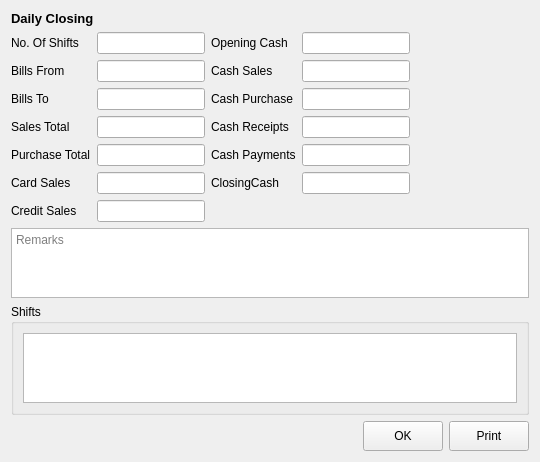
<?xml version="1.0" encoding="UTF-8"?>
<ui version="4.0">
 <class>ClosingEntry</class>
 <widget class="QWidget" name="ClosingEntry">
  <property name="geometry">
   <rect>
    <x>0</x>
    <y>0</y>
    <width>540</width>
    <height>429</height>
   </rect>
  </property>
  <property name="windowTitle">
   <string>Form</string>
  </property>
  <layout class="QVBoxLayout" name="verticalLayout">
   <item>
    <widget class="QLabel" name="label">
     <property name="font">
      <font>
       <pointsize>10</pointsize>
       <weight>75</weight>
       <bold>true</bold>
      </font>
     </property>
     <property name="text">
      <string>Daily Closing </string>
     </property>
    </widget>
   </item>
   <item>
    <layout class="QHBoxLayout" name="horizontalLayout_2">
     <item>
      <layout class="QFormLayout" name="formLayout">
       <item row="1" column="0">
        <widget class="QLabel" name="noOfShiftsLabel">
         <property name="text">
          <string>No. Of Shifts</string>
         </property>
        </widget>
       </item>
       <item row="1" column="1">
        <widget class="QLineEdit" name="noOfShiftsLineEdit"/>
       </item>
       <item row="2" column="0">
        <widget class="QLabel" name="billsFromLabel">
         <property name="text">
          <string>Bills From</string>
         </property>
        </widget>
       </item>
       <item row="2" column="1">
        <widget class="QLineEdit" name="billsFromLineEdit"/>
       </item>
       <item row="3" column="0">
        <widget class="QLabel" name="billsToLabel">
         <property name="text">
          <string>Bills To</string>
         </property>
        </widget>
       </item>
       <item row="3" column="1">
        <widget class="QLineEdit" name="billsToLineEdit"/>
       </item>
       <item row="4" column="0">
        <widget class="QLabel" name="salesTotalLabel">
         <property name="text">
          <string>Sales Total</string>
         </property>
        </widget>
       </item>
       <item row="4" column="1">
        <widget class="QLineEdit" name="salesTotalLineEdit"/>
       </item>
       <item row="6" column="0">
        <widget class="QLabel" name="purchaseTotalLabel">
         <property name="text">
          <string>Purchase Total</string>
         </property>
        </widget>
       </item>
       <item row="6" column="1">
        <widget class="QLineEdit" name="purchaseTotalLineEdit"/>
       </item>
       <item row="7" column="0">
        <widget class="QLabel" name="cardSalesLabel">
         <property name="text">
          <string>Card Sales</string>
         </property>
        </widget>
       </item>
       <item row="7" column="1">
        <widget class="QLineEdit" name="cardSalesLineEdit"/>
       </item>
       <item row="8" column="0">
        <widget class="QLabel" name="creditSalesLabel">
         <property name="text">
          <string>Credit Sales</string>
         </property>
        </widget>
       </item>
       <item row="8" column="1">
        <widget class="QLineEdit" name="creditSalesLineEdit"/>
       </item>
      </layout>
     </item>
     <item>
      <layout class="QFormLayout" name="formLayout_3">
       <item row="0" column="0">
        <widget class="QLabel" name="openingCashLabel">
         <property name="text">
          <string>Opening Cash</string>
         </property>
        </widget>
       </item>
       <item row="0" column="1">
        <widget class="QLineEdit" name="openingCashLineEdit"/>
       </item>
       <item row="1" column="0">
        <widget class="QLabel" name="cashSalesLabel">
         <property name="text">
          <string>Cash Sales</string>
         </property>
        </widget>
       </item>
       <item row="1" column="1">
        <widget class="QLineEdit" name="cashSalesLineEdit"/>
       </item>
       <item row="2" column="0">
        <widget class="QLabel" name="cashPurchaseLabel">
         <property name="text">
          <string>Cash Purchase</string>
         </property>
        </widget>
       </item>
       <item row="2" column="1">
        <widget class="QLineEdit" name="cashPurchaseLineEdit"/>
       </item>
       <item row="3" column="0">
        <widget class="QLabel" name="cashReceiptsLabel">
         <property name="text">
          <string>Cash Receipts</string>
         </property>
        </widget>
       </item>
       <item row="3" column="1">
        <widget class="QLineEdit" name="cashReceiptsLineEdit"/>
       </item>
       <item row="4" column="0">
        <widget class="QLabel" name="cashPaymentsLabel">
         <property name="text">
          <string>Cash Payments</string>
         </property>
        </widget>
       </item>
       <item row="4" column="1">
        <widget class="QLineEdit" name="cashPaymentsLineEdit"/>
       </item>
       <item row="5" column="0">
        <widget class="QLabel" name="closingCashLabel">
         <property name="text">
          <string>ClosingCash</string>
         </property>
        </widget>
       </item>
       <item row="5" column="1">
        <widget class="QLineEdit" name="closingCashLineEdit"/>
       </item>
      </layout>
     </item>
     <item>
      <spacer name="horizontalSpacer_2">
       <property name="orientation">
        <enum>Qt::Horizontal</enum>
       </property>
       <property name="sizeHint" stdset="0">
        <size>
         <width>40</width>
         <height>20</height>
        </size>
       </property>
      </spacer>
     </item>
    </layout>
   </item>
   <item>
    <widget class="QPlainTextEdit" name="narration">
     <property name="placeholderText">
      <string>Remarks</string>
     </property>
    </widget>
   </item>
   <item>
    <widget class="QGroupBox" name="ShiftsGroup">
     <property name="title">
      <string>Shifts</string>
     </property>
     <layout class="QVBoxLayout" name="verticalLayout_2">
      <item>
       <widget class="QTableWidget" name="tableWidget"/>
      </item>
     </layout>
    </widget>
   </item>
   <item>
    <layout class="QHBoxLayout" name="horizontalLayout">
     <item>
      <spacer name="horizontalSpacer">
       <property name="orientation">
        <enum>Qt::Horizontal</enum>
       </property>
       <property name="sizeHint" stdset="0">
        <size>
         <width>40</width>
         <height>20</height>
        </size>
       </property>
      </spacer>
     </item>
     <item>
      <widget class="QPushButton" name="OkButton">
       <property name="minimumSize">
        <size>
         <width>0</width>
         <height>30</height>
        </size>
       </property>
       <property name="text">
        <string>OK</string>
       </property>
      </widget>
     </item>
     <item>
      <widget class="QPushButton" name="CancelButton">
       <property name="minimumSize">
        <size>
         <width>0</width>
         <height>30</height>
        </size>
       </property>
       <property name="text">
        <string>Print</string>
       </property>
      </widget>
     </item>
    </layout>
   </item>
  </layout>
 </widget>
 <resources/>
 <connections/>
</ui>
